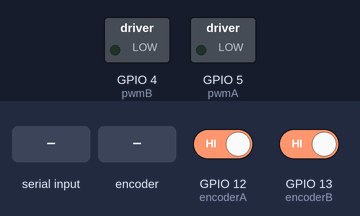
The sketch below on a simulated ESP32-S2. Shown: switched loads named in the sketch (green lamp = pin HIGH). Inputs (shaded band) come from the test bench; at power-on: GPIO 12 (encoderA) HIGH, GPIO 13 (encoderB) HIGH. What the sketch prints to the serial monitor is not drawn.

Above: at 3.2 s.
3.3 s: "90,45\n" received over Serial
At 3.9 s:
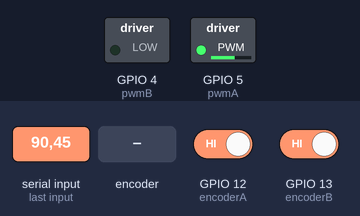
6.3 s: "s\n" received over Serial
7.8 s: "30,150\n" received over Serial
At 8.5 s:
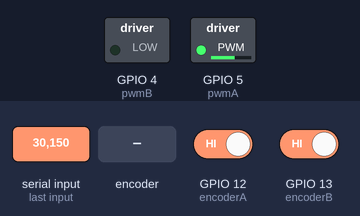
9.3 s: rotary encoder on GPIO 12 (encoderA) / GPIO 13 (encoderB) turned 1 step (first pin leading)
11.0 s: "r\n" received over Serial
At 12.0 s:
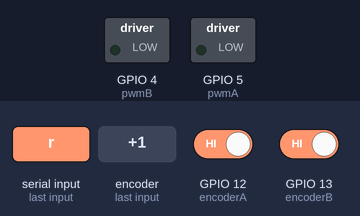
Timing chart, 0 to 13.5 s (numbered marks = the images above; inputs shaded):
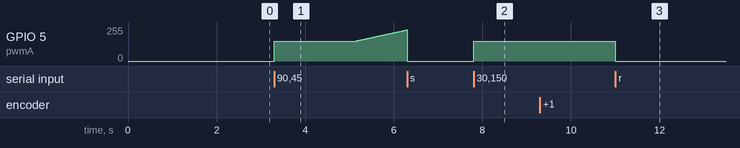

Measured:
- after the input at 3.3 s, GPIO 5 (pwmA): moves from 0/255 to 233/255 over 3.0 s, starting at once
- after the input at 7.8 s, GPIO 5 (pwmA): 0/255 → 150/255 at once
- after the input at 11.0 s, GPIO 5 (pwmA): 150/255 → 0/255 at once

The sketch:

control_simple.ino
```cpp
#include <Arduino.h>

// ----- Definiciones de pines (ajusta según tu conexión) -----
// Eliminamos la variable de enable ya que se controla externamente
// const int ENA      = 15;  // Pin de habilitación del driver (eliminado)
const int pwmA     = 5;   // Canal PWM para una dirección
const int pwmB     = 4;   // Canal PWM para la otra dirección
const int encoderA = 12;  // Pin del encoder, fase A
const int encoderB = 13;  // Pin del encoder, fase B

// ----- Variables del encoder -----
volatile long encoderCount = 0;
volatile byte lastStateA = 0;
volatile byte lastStateB = 0;
volatile byte stateA = 0;
volatile byte stateB = 0;

// ----- Constantes y variables de control PID -----
// Se asume que 4532 pulsos equivalen a 360°
const float COUNTS_PER_REVOLUTION = 4532.0;
float Kp = 0.2;
float Ki = 0.8;
float Kd = 1.5;
const float POSITION_TOLERANCE = 6.0; // Tolerancia en grados
const int MIN_PWM = 150;
const int MAX_PWM = 250;

// Variables de control
float integral    = 0;
float lastError   = 0;
float targetPosition = 0; // Ángulo deseado (0 a 180)
float currentPosition = 0;
float currentError    = 0;
float currentPWM      = 0;
unsigned long lastTime = 0;

// Variables para depuración (debug) vía Serial
unsigned long lastDebugTime = 0;
const unsigned long DEBUG_INTERVAL = 1000; // Cada 1 segundo

// ----- (Opcional) Configuración de PWM con LEDC en ESP32‑S2 -----
// const int pwmFreq = 5000; // Frecuencia en Hz
// const int pwmResolution = 8; // Resolución en bits
// void setupPWM() {
//   ledcSetup(0, pwmFreq, pwmResolution);
//   ledcAttachPin(pwmA, 0);
//
//   ledcSetup(1, pwmFreq, pwmResolution);
//   ledcAttachPin(pwmB, 1);
// }

// ----- Rutina de interrupción para el encoder -----
// Para ESP32‑S2 usamos IRAM_ATTR
IRAM_ATTR void handleEncoder() {
  noInterrupts();  // Lectura atómica

  stateA = digitalRead(encoderA);
  stateB = digitalRead(encoderB);

  if (stateA != lastStateA) {
    if (stateA != stateB) {
      encoderCount++;
    } else {
      encoderCount--;
    }
  }
  if (stateB != lastStateB) {
    if (stateB == stateA) {
      encoderCount++;
    } else {
      encoderCount--;
    }
  }

  lastStateA = stateA;
  lastStateB = stateB;

  interrupts();
}

// ----- Función para obtener la posición actual en grados -----
float getPos() {
  return (encoderCount * 360.0) / COUNTS_PER_REVOLUTION;
}

// ----- Función para detener el motor -----
// Al no controlar el enable, basta con poner a 0 el PWM
void stopMotor() {
  analogWrite(pwmA, 0);
  analogWrite(pwmB, 0);
  currentPWM = 0;
  integral = 0;
  Serial.println("Motor detenido.");
}

// ----- Función para aplicar PWM al motor -----
void setMotorPWM(int pwm) {
  currentPWM = constrain(pwm, -MAX_PWM, MAX_PWM);

  if (currentPWM > 0) {
    analogWrite(pwmA, 0);
    analogWrite(pwmB, abs(currentPWM));
  } else {
    analogWrite(pwmA, abs(currentPWM));
    analogWrite(pwmB, 0);
  }
}

// ----- Función de control PID para mover el motor al ángulo deseado -----
bool moveTo(float setpoint) {
  unsigned long now = millis();
  float dt = (now - lastTime) / 1000.0;
  if (dt < 0.001) dt = 0.001;  // Evitar dt muy pequeño
  lastTime = now;

  currentPosition = getPos();
  currentError = setpoint - currentPosition;

  if (abs(currentError) <= POSITION_TOLERANCE) {
    stopMotor();
    return true;
  }

  integral += currentError * dt;
  float derivative = (currentError - lastError) / dt;
  lastError = currentError;

  float pidOutput = (Kp * currentError) + (Ki * integral) + (Kd * derivative);
  int pwm = constrain(int(-pidOutput), -MAX_PWM, MAX_PWM); // Invierto la salida para corregir polaridad

  if (abs(pwm) < MIN_PWM && pwm != 0) {
    pwm = (pwm > 0) ? MIN_PWM : -MIN_PWM;
  }

  setMotorPWM(pwm);
  return false;
}

// ----- Configuración (setup) -----
void setup() {
  Serial.begin(115200);
  delay(2000);
  Serial.println("\n\n--- Iniciando ESP32-S2 Motor Control (sin lógica de Enable) ---");

  // (Opcional) Configurar PWM con LEDC
  // setupPWM();

  pinMode(pwmA, OUTPUT);
  pinMode(pwmB, OUTPUT);
  pinMode(encoderA, INPUT_PULLUP);
  pinMode(encoderB, INPUT_PULLUP);

  // Se asume que la alimentación del enable se gestiona externamente (conectado a 5V)
  analogWrite(pwmA, 0);
  analogWrite(pwmB, 0);

  lastStateA = digitalRead(encoderA);
  lastStateB = digitalRead(encoderB);
  attachInterrupt(digitalPinToInterrupt(encoderA), handleEncoder, CHANGE);
  attachInterrupt(digitalPinToInterrupt(encoderB), handleEncoder, CHANGE);
  Serial.println("Encoder inicializado.");

  lastTime = millis();
}

// ----- Loop principal -----
void loop() {
  // Procesar comandos desde el Monitor Serie
  if (Serial.available() > 0) {
    String inputString = Serial.readStringUntil('\n');
    inputString.trim();

    if (inputString.equalsIgnoreCase("s")) {
      stopMotor();
      targetPosition = currentPosition;
      Serial.println("Comando de parada recibido.");
    }
    else if (inputString.equalsIgnoreCase("r")) {
      noInterrupts();
      encoderCount = 0;
      interrupts();
      currentPosition = 0;
      targetPosition = 0;
      Serial.println("Encoder reiniciado a 0.");
    }
    else {
      float newTarget = inputString.toFloat();
      if (newTarget >= 0 && newTarget <= 180) {
        targetPosition = newTarget;
        Serial.print("Nuevo ángulo objetivo: ");
        Serial.println(targetPosition);
      } else {
        Serial.println("Entrada inválida. Use un valor entre 0 y 180, 's' para detener o 'r' para reiniciar.");
      }
    }
  }

  moveTo(targetPosition);

  if (millis() - lastDebugTime >= DEBUG_INTERVAL) {
    lastDebugTime = millis();
    Serial.println("\n--- Estado Actual ---");
    Serial.print("Posición: ");
    Serial.println(currentPosition);
    Serial.print("Objetivo: ");
    Serial.println(targetPosition);
    Serial.print("Error: ");
    Serial.println(currentError);
    Serial.print("PWM: ");
    Serial.println(currentPWM);
    Serial.print("Encoder Count: ");
    Serial.println(encoderCount);
    Serial.print("PID (Kp, Ki, Kd): ");
    Serial.print(Kp); Serial.print(", ");
    Serial.print(Ki); Serial.print(", ");
    Serial.println(Kd);
    Serial.println("-------------------");
  }

  // Pequeña pausa para permitir ejecución en background
  delay(1);
}
```
